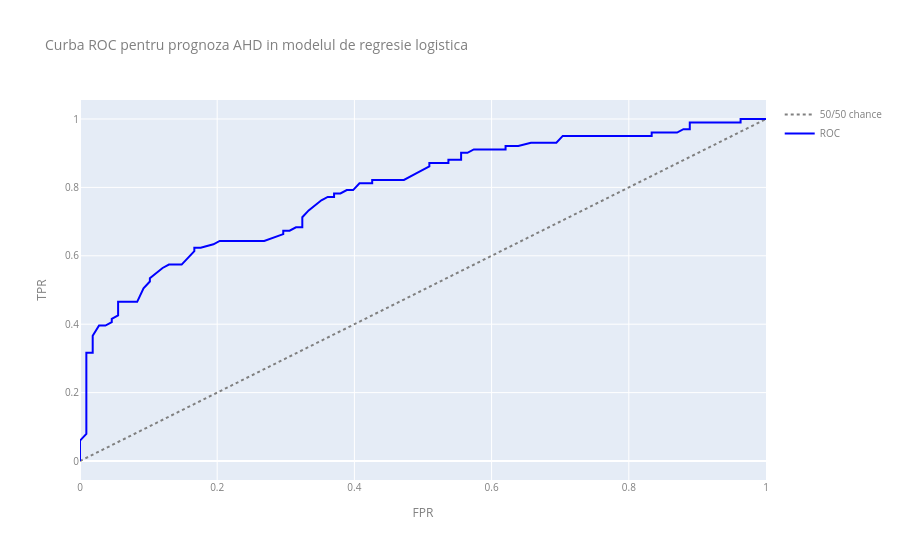

Notebook source saved alongside this figure:
### Code cell
import plotly.graph_objects as go
import numpy as np
from plotly.subplots import make_subplots
from plotly.offline import plot

fig = go.Figure() #make_subplots(specs=[[{"secondary_y": True}]])

fig.add_trace(go.Scatter(x= np.linspace(0,1,1000), 
                         y= np.linspace(0,1,1000),
                         name = "50/50 chance",
                         line=dict(color='gray', width=2, dash='dot')) )

fig.add_trace(go.Scatter(x=fpr, 
                      y=tpr,
                      name = "ROC",
                      line = dict(color ='blue', width=2),
                      hovertext=thresholds) )

fig.update_layout(
                    title="Curba ROC pentru prognoza AHD in modelul de regresie logistica",
                    xaxis_title="FPR",

                    font=dict(
                        size=10,
                        color="#7f7f7f"
                    )
                )

# Set y-axes titles
fig.update_yaxes(title_text="TPR")#, secondary_y=False)

fig.show()
